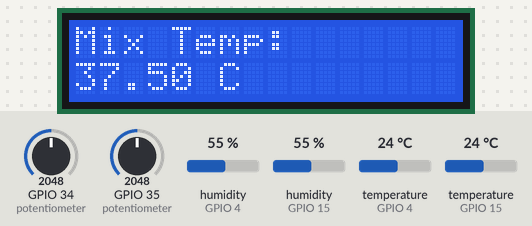
The sketch below on a simulated ESP32. Parts: 16×2 character LCD. The inputs (shaded band) are chosen by the test bench; at power-on: temperature (sensors on GPIO 4, GPIO 15) 24 °C, GPIO 34 (potentiometer) = 2048, GPIO 35 (potentiometer) = 2048, humidity (sensors on GPIO 4, GPIO 15) 55 %. What the sketch prints to the serial monitor is not drawn.

Above: at 1.2 s.
1.3 s: temperature (sensor on GPIO 4) set to 12 °C
At 2.6 s:
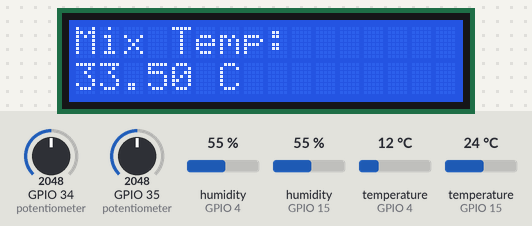
4.0 s: GPIO 34 (potentiometer) set to 2866
At 5.4 s:
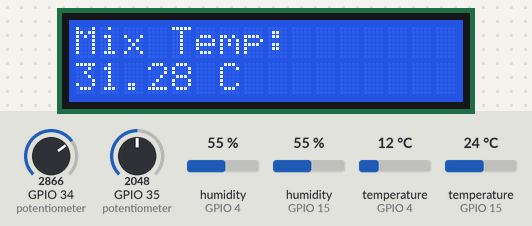
6.7 s: GPIO 35 (potentiometer) set to 1228
At 8.7 s:
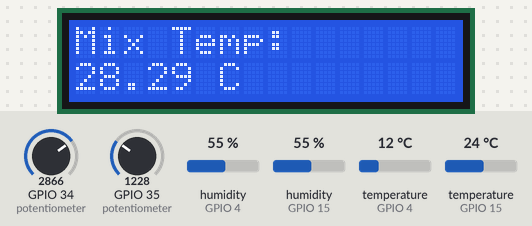
9.7 s: temperature (sensor on GPIO 4) set to 19 °C
At 11.5 s:
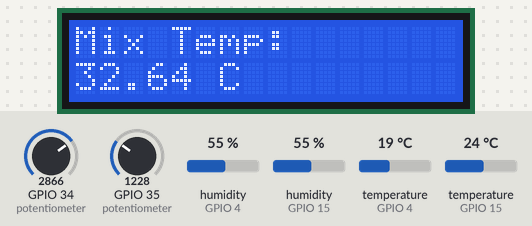
12.4 s: GPIO 34 (potentiometer) set to 3972
At 14.8 s:
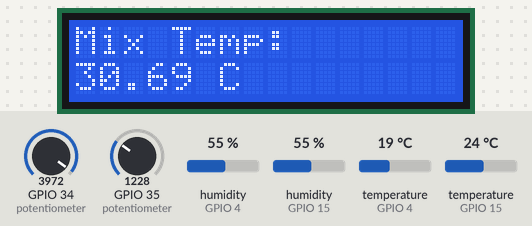
15.8 s: GPIO 35 (potentiometer) set to 122
At 17.6 s:
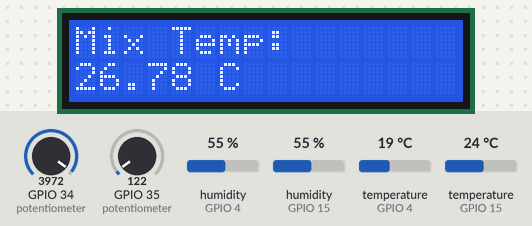
Timing chart, 0 to 19.1 s (numbered marks = the images above; inputs shaded):
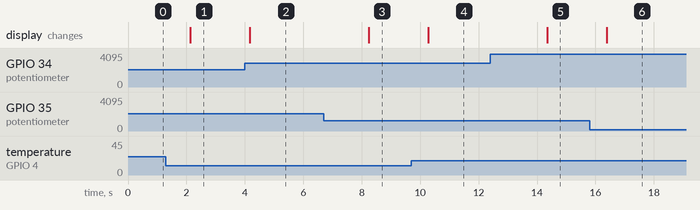

The sketch:

sketch.ino
```cpp
#include "WaterMixerDevice.h"

WaterMixerDevice device;

void setup() {

    Serial.begin(115200);

    device.begin();
}

void loop() {

    device.update();

    delay(2000);
}
```

Actuator.h
```cpp
#pragma once

class Actuator {
public:
    virtual void begin() = 0;
};
```

CommandHandler.h
```cpp
#pragma once

class CommandHandler {
public:
    virtual void executeMixCalculation() = 0;
};
```

DHTTemperatureSensor.h
```cpp
#pragma once

#include <DHT.h>
#include "Sensor.h"

class DHTTemperatureSensor : public Sensor {

private:
    DHT dht;

public:

    DHTTemperatureSensor(int pin)
        : dht(pin, DHT22) {}

    void begin() override {
        dht.begin();
    }

    float readTemperature() {
        return dht.readTemperature();
    }
};
```

EventHandler.h
```cpp
#pragma once

class EventHandler {
public:
    virtual void onTemperatureRead() = 0;
};
```

PotentiometerFlowSensor.h
```cpp
#pragma once

#include "Sensor.h"

class PotentiometerFlowSensor : public Sensor {

private:
    int pin;

public:

    PotentiometerFlowSensor(int pin)
        : pin(pin) {}

    void begin() override {}

    float readFlow() {

        int value = analogRead(pin);

        return map(value, 0, 4095, 40, 160) / 10.0;
    }
};
```

Sensor.h
```cpp
#pragma once

class Sensor {
public:
    virtual void begin() = 0;
};
```

WaterMixerDevice.cpp
```cpp
#include "WaterMixerDevice.h"

void WaterMixerDevice::begin() {

    coldTemp.begin();
    hotTemp.begin();

    coldFlow.begin();
    hotFlow.begin();

    display.begin();
}

void WaterMixerDevice::update() {

    onTemperatureRead();

    executeMixCalculation();

    printStatus();

    display.showTemperature(
        currentMixTemperature
    );
}

void WaterMixerDevice::onTemperatureRead() {

    Serial.println(
        "Temperature Event Received"
    );
}

void WaterMixerDevice::executeMixCalculation() {

    tCold = constrain(
        coldTemp.readTemperature(),
        1,
        20
    );

    tHot = constrain(
        hotTemp.readTemperature(),
        55,
        65
    );

    qCold = coldFlow.readFlow();
    qHot = hotFlow.readFlow();

    currentMixTemperature =
        ((qHot * tHot) + (qCold * tCold))
        / (qHot + qCold);
}

void WaterMixerDevice::printStatus() {

    Serial.println("==============");

    Serial.print("T Frio: ");
    Serial.print(tCold);
    Serial.println(" C");

    Serial.print("T Caliente: ");
    Serial.print(tHot);
    Serial.println(" C");

    Serial.print("Q Frio: ");
    Serial.print(qCold);
    Serial.println(" L/min");

    Serial.print("Q Caliente: ");
    Serial.print(qHot);
    Serial.println(" L/min");

    Serial.print("T Mix: ");
    Serial.print(currentMixTemperature);
    Serial.println(" C");

    Serial.println("==============");
}
```

WaterMixerDevice.h
```cpp
#pragma once

#include "EventHandler.h"
#include "CommandHandler.h"

#include "DHTTemperatureSensor.h"
#include "PotentiometerFlowSensor.h"
#include "LCDDisplay.h"

class WaterMixerDevice :
    public EventHandler,
    public CommandHandler {

private:
 DHTTemperatureSensor coldTemp;
    DHTTemperatureSensor hotTemp;

    PotentiometerFlowSensor coldFlow;
    PotentiometerFlowSensor hotFlow;

    LCDDisplay display;

    float tCold;
    float tHot;
    float qCold;
    float qHot;

    float currentMixTemperature;

public:

    WaterMixerDevice()
        : coldTemp(4),
          hotTemp(15),
          coldFlow(34),
          hotFlow(35)
    {}

    void begin();

    void update();

    void onTemperatureRead() override;

    void executeMixCalculation() override;

    void printStatus();
};
```

LCDDisplay.h
```cpp
#pragma once

#include <LiquidCrystal_I2C.h>
#include "Actuator.h"

class LCDDisplay : public Actuator {

private:
    LiquidCrystal_I2C lcd;

public:

    LCDDisplay()
        : lcd(0x27,16,2) {}

    void begin() override {

        lcd.init();
        lcd.backlight();
    }

    void showTemperature(float mixTemp) {

        lcd.clear();

        lcd.setCursor(0,0);
        lcd.print("Mix Temp:");

        lcd.setCursor(0,1);
        lcd.print(mixTemp);
        lcd.print(" C");
    }
};
```

Measured:
- after the input at 1.3 s, the display: changes after 0.84 s (image 1)
- after the input at 4.0 s, the display: changes after 0.17 s (image 2)
- after the input at 6.7 s, the display: changes after 1.5 s (image 3)
- after the input at 9.7 s, the display: changes after 0.58 s (image 4)
- after the input at 12.4 s, the display: changes after 1.9 s (image 5)
- after the input at 15.8 s, the display: changes after 0.59 s (image 6)
